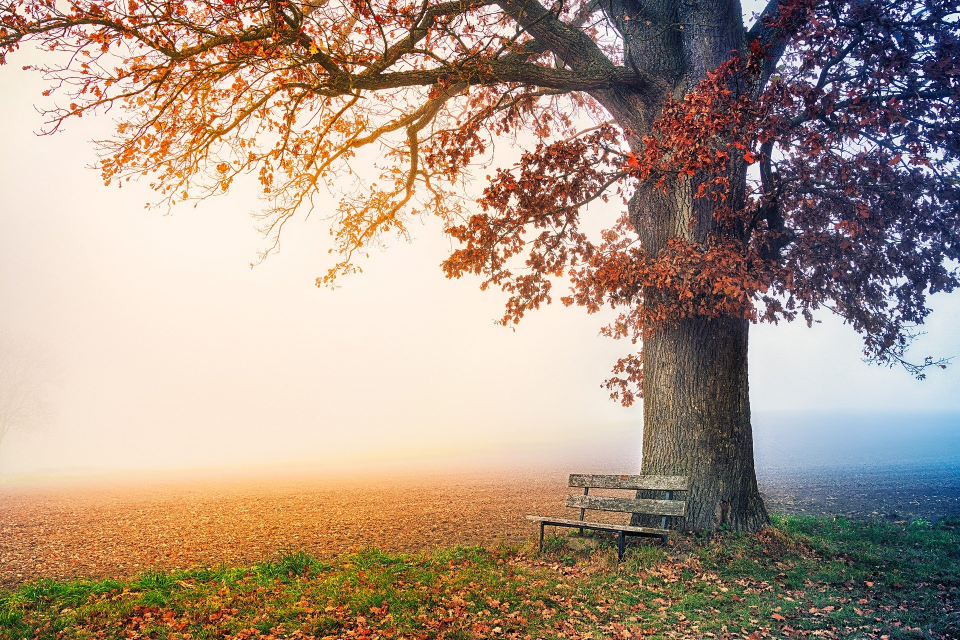
#> input picture tree.jpg, 1920 x 1280 px (shown at 1/2 size)
$ python PixelSorter.py
#> lines starting #> are read from the running program, lines starting #| are printed output that depends on the picture
from PIL import Image
import random

def getRGBVal(x, y, pixData):
	r, g, b = pixData[x, y]
	return r + g + b

img = Image.open("tree.jpg")
#> img is the input picture: PIL image 1920x1280 RGB; mean R, G, B 171.5, 150.7, 134.5
img = img.convert("RGB")
maxSize = 512
saveEveryYLines = 10

# ---from https://stackoverflow.com/questions/24745857/python-pillow-how-to-scale-an-image---
if img.width > maxSize or img.height > maxSize:
    if img.height > img.width:
        factor = maxSize / img.height
    else:
        factor = maxSize / img.width
#> factor = 0.267
    img = img.resize((int(img.width * factor), int(img.height * factor)))
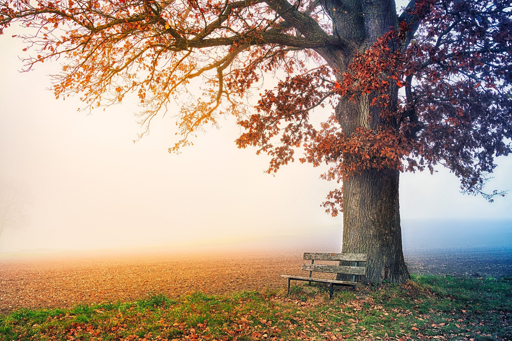
#> img: PIL image 512x341 RGB; mean R, G, B 171.5, 150.7, 134.5
# -------------------------------------------------------------------------------------------

pixData = img.load()

curPixPos = (0, 0)
probePos = (0, 0)
bufferPix = (0, 0, 0)

for y in range(int(img.height)):
	y1 = y # used for noncomplete sorts
	for x in range(img.width): # curPix goes linearly from left to right

		curPixPos = (x, y1)
		curMaxPos = curPixPos
		for i in range(img.width - x): # probe scans every pixel on the line besides ones already passed
			probePos = (i + x, y1)
#> (the run stopped early here; a loop or call above may not have finished)
